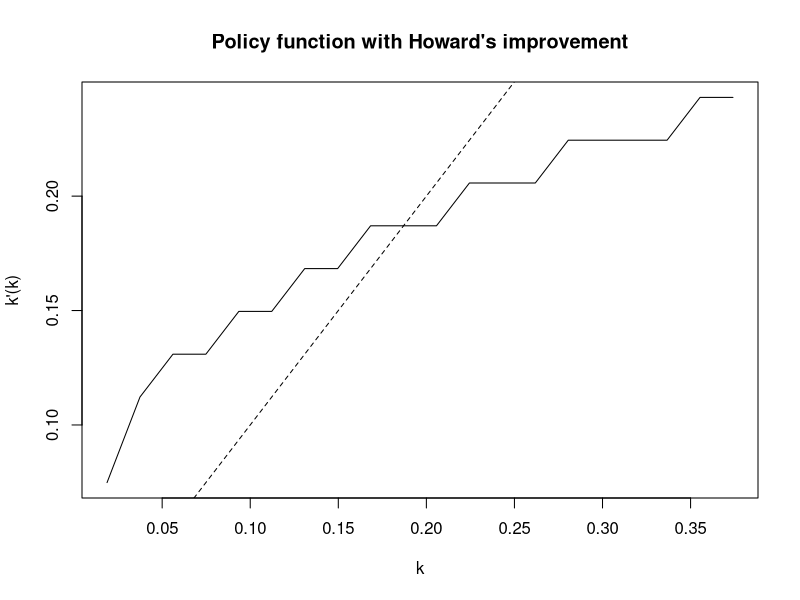

Source code (R):
###############################################################################
## Howard's Improvement for the Neoclassical Growth Model in R


howard_vfi <- function(alpha = 0.36,
                       beta  = 0.95,
                       delta = 0.05,
                       theta = 4,
                       n_k   = 20,
                       tol_value  = 1e-8,
                       tol_policy = 1e-6,
                       max_iter_value  = 10000,
                       max_iter_policy = 1000) {
  u_fun <- function(c) {
    # CRRA / iso-elastic utility
    if (theta == 1) return(log(c))
    (c^(1 - theta) - 1) / (1 - theta)
  }
  
  f_fun <- function(k) {
    k^alpha
  }
  
  # Generate an equally spaced capital grid
  # First we calculate the steady state capital stock, under the assumption that f(k) = k^{\alpha}
  k_ss <- (alpha / (1 / beta - 1 + delta))^(1 / (1 - alpha))
  
  # Equally spaced grid for capital
  k_grid <- seq(0.1 * k_ss, 2 * k_ss, length.out = n_k)
  n <- n_k
  
  # Compute output and resources z(k) = f(k) + (1 - δ)k
  fK        <- f_fun(k_grid)
  resources <- fK + (1 - delta) * k_grid
  
  #----------------------------------------------------------
  # 3. Precompute one-period utility u(k, k') over the grid
  #    imposing c >= 0 => k' <= f(k) + (1-δ)k
  #----------------------------------------------------------
  # util[i,j] = u( c(i,j) ) if feasible, else very negative
  util <- matrix(-1e12, nrow = n, ncol = n)  # large negative as -∞ approximation
  
  for (i in 1:n) {
    c_ij <- resources[i] - k_grid                 # c = z_i - k'_j
    feasible <- c_ij > 0                          # c>0; if not, rule out choice
    u_ij <- rep(-1e12, n)
    u_ij[feasible] <- u_fun(c_ij[feasible])
    util[i, ] <- u_ij
  }
  
  #-------------------------------------------------
  # 4. Initialization of value function and policy
  #-------------------------------------------------
  V <- rep(0, n)            # initial guess for V(k)
  policy_idx <- rep(1, n)   # initial policy: choose lowest k' everywhere
  
  #----------------------------------------
  # 5. Howard improvement outer (policy) loop
  #----------------------------------------
  for (it_pol in 1:max_iter_policy) {
    
    #----------------------------------
    # (a) Inner loop: V given policy g
    #     This is Howard's improvement:
    #     assume capital evolution law k' = g(k) fixed
    #----------------------------------
    for (it_val in 1:max_iter_value) {
      # V_new(k_i) = u(k_i, g(k_i)) + β V_old(g(k_i))
      V_new <- util[cbind(1:n, policy_idx)] + beta * V[policy_idx]
      diff_V <- max(abs(V_new - V))
      V <- V_new
      if (diff_V < tol_value) break
    }
    
    #------------------------------------------------
    # (b) Policy improvement step:
    #     Given new V, recompute optimal policy
    #------------------------------------------------
    # For each (i,j): RHS(i,j) = u(i,j) + β V(k'_j)
    # exploing matrix broadcasting
    value_candidate <- util + beta * matrix(rep(V, each = n), nrow = n)
    
    # For each i, find argmax_j value_candidate[i,j]
    new_policy_idx <- max.col(value_candidate, ties.method = "first")
    
    # Check for convergence of policy
    policy_diff <- max(abs(k_grid[new_policy_idx] - k_grid[policy_idx]))
    policy_idx <- new_policy_idx
    
    if (policy_diff < tol_policy) {
      # converged policy
      break
    }
  }
  
  #---------------------------------------
  # 6. Recover policy functions
  #---------------------------------------
  k_policy <- k_grid[policy_idx]        # policy k'(k)
  c_policy <- resources - k_policy      # consumption c(k) = f(k)+(1-δ)k - k'(k)
  
  # Return all objects you might want to compare with your code
  return(list(
    k_grid    = k_grid,
    V         = V,
    policy_idx = policy_idx,
    k_policy  = k_policy,
    c_policy  = c_policy,
    k_ss      = k_ss
  ))
}

###############################################################################
## Example usage (you can tweak parameters to match your PS exactly)
###############################################################################



# Final calibration from the problem set:
res_howard <- howard_vfi(
  alpha = 0.36,
  beta  = 0.95,
  delta = 1,
  theta = 1,
  n_k   = 20,
  max_iter_value = 10
)
res_howard
0.95*0.36*0.243^(0.36)
# Quick sanity checks:
plot(res_howard$k_grid, res_howard$k_policy, type = "l",
      xlab = "k", ylab = "k'(k)", main = "Policy function with Howard's improvement")
      abline(0, 1, lty = 2)  # 45-degree line for reference
